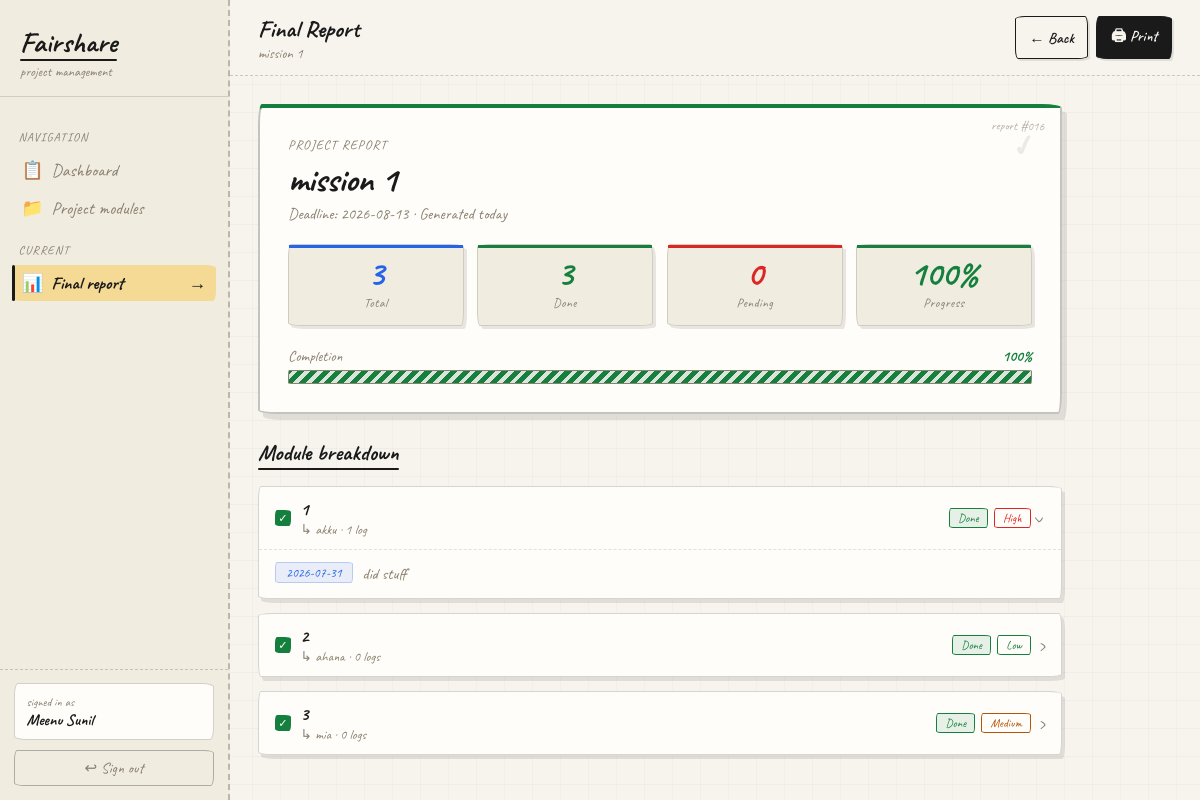
Screenshot of /project/16/report (signed in) with the database file from the repository.
### tables this page shows
CREATE TABLE projects (id INTEGER PRIMARY KEY AUTOINCREMENT, name TEXT NOT NULL, deadline TEXT, user_id INTEGER);

CREATE TABLE modules (id INTEGER PRIMARY KEY AUTOINCREMENT, name TEXT NOT NULL, project_id INTEGER, assigned_member_id INTEGER, completed INTEGER DEFAULT 0, priority TEXT DEFAULT 'Medium', FOREIGN KEY (project_id) REFERENCES projects(id) ON DELETE CASCADE, FOREIGN KEY (assigned_member_id) REFERENCES members(id));

CREATE TABLE members (id INTEGER PRIMARY KEY AUTOINCREMENT, name TEXT NOT NULL, project_id INTEGER, FOREIGN KEY (project_id) REFERENCES projects(id) ON DELETE CASCADE);

CREATE TABLE module_updates (id INTEGER PRIMARY KEY AUTOINCREMENT, module_id INTEGER, update_date TEXT, update_text TEXT, FOREIGN KEY (module_id) REFERENCES modules(id) ON DELETE CASCADE);

### app.py (the view)
@app.route("/project/<int:project_id>/report")
@login_required
def project_report(project_id):
    if not owns_project(project_id):
        return redirect(url_for("home"))
    conn = get_db_connection()
    project = conn.execute("SELECT * FROM projects WHERE id = ?", (project_id,)).fetchone()
    modules  = conn.execute("""
        SELECT m.*, mem.name as member_name
        FROM modules m
        LEFT JOIN members mem ON m.assigned_member_id = mem.id
        WHERE m.project_id = ?
    """, (project_id,)).fetchall()
    total, completed, progress = get_project_progress(conn, project_id)
    updates = {}
    for m in modules:
        updates[m["id"]] = conn.execute(
            "SELECT * FROM module_updates WHERE module_id = ? ORDER BY update_date ASC", (m["id"],)
        ).fetchall()
    conn.close()
    return render_template(
        "final_report.html",
        project=project,
        modules=modules,
        updates=updates,
        progress=progress,
        total=total,
        completed=completed,
        user_name=session.get("user_name")
    )

### app.py (called while the page is built)
def get_db_connection():
    conn = sqlite3.connect(DB_PATH, timeout=30)
    conn.row_factory = sqlite3.Row
    conn.execute("PRAGMA journal_mode=WAL")
    conn.execute("PRAGMA foreign_keys = ON")  # Always on, not just in delete routes
    return conn

def login_required(f):
    @wraps(f)
    def decorated(*args, **kwargs):
        if "user_id" not in session:
            return redirect(url_for("login"))
        return f(*args, **kwargs)
    return decorated

def owns_project(project_id):
    conn = get_db_connection()
    project = conn.execute(
        "SELECT user_id FROM projects WHERE id = ?", (project_id,)
    ).fetchone()
    conn.close()
    if not project:
        return False
    return project["user_id"] is None or project["user_id"] == session.get("user_id")

def get_project_progress(conn, project_id):
    modules = conn.execute(
        "SELECT completed FROM modules WHERE project_id = ?", (project_id,)
    ).fetchall()
    total = len(modules)
    completed = sum(1 for m in modules if m["completed"])
    progress = int((completed / total) * 100) if total > 0 else 0
    return total, completed, progress

### templates/final_report.html (shortened to what this page needs)
<!DOCTYPE html>
<html lang="en">
<head>
</head>
<body>
  <aside class="sidebar">
    <div class="sb-logo">
      <div class="sb-logo-name">Fairshare</div>
      <div class="sb-logo-sub">project management</div>
    </div>
    <nav class="sb-nav">
      <div class="sb-section">Navigation</div>
      <a href="{{ url_for('home') }}" class="sb-item"><span>📋</span> Dashboard <span class="sb-item-arrow">→</span></a>
      <a href="{{ url_for('project_modules', project_id=project.id) }}" class="sb-item"><span>📁</span> Project modules <span class="sb-item-arrow">→</span></a>
      <div class="sb-section">Current</div>
      <div class="sb-item active"><span>📊</span> Final report <span class="sb-item-arrow">→</span></div>
    </nav>
    <div class="sb-footer">
      <div class="sb-user-card">
        <div class="sb-user-label">signed in as</div>
        <div class="sb-user-name">{{ user_name }}</div>
      </div>
      <form action="{{ url_for('logout') }}" method="get" style="margin:0">
        <button type="submit" class="sb-logout">↩ Sign out</button>
      </form>
    </div>
  </aside>
  <div class="main">
    <header class="topbar">
      <div>
        <div class="tb-title">Final Report</div>
        <div class="tb-sub">{{ project.name }}</div>
      </div>
      <div class="tb-acts">
        <a href="{{ url_for('project_modules', project_id=project.id) }}" class="sketch-btn btn-ghost">← Back</a>
        <button class="sketch-btn btn-ink" onclick="window.print()">🖨 Print</button>
      </div>
    </header>
    <div class="content">
      <div class="report-cover {{ 'complete' if progress==100 else 'in-progress' }}">
        <div class="report-cover-annot">report #{{ '%03d' % project.id }}</div>
        <div class="report-cover-stamp">{{ '✓' if progress==100 else '…' }}</div>
        <div class="report-label">Project Report</div>
        <div class="report-title">{{ project.name }}</div>
        <div class="report-meta">
          {% if project.deadline %}Deadline: {{ project.deadline }} · {% endif %}Generated today
        </div>
        <div class="score-row">
          <div class="score-card">
            <div class="sc-accent" style="background:var(--blue)"></div>
            <div class="sc-val" style="color:var(--blue)">{{ total }}</div>
            <div class="sc-lbl">Total</div>
          </div>
          <div class="score-card">
            <div class="sc-accent" style="background:var(--green)"></div>
            <div class="sc-val" style="color:var(--green)">{{ completed }}</div>
            <div class="sc-lbl">Done</div>
          </div>
          <div class="score-card">
            <div class="sc-accent" style="background:var(--red)"></div>
            <div class="sc-val" style="color:var(--red)">{{ total - completed }}</div>
            <div class="sc-lbl">Pending</div>
          </div>
          <div class="score-card">
            <div class="sc-accent" style="background:{% if progress==100 %}var(--green){% elif progress>=50 %}var(--blue){% else %}var(--amber){% endif %}"></div>
            <div class="sc-val" style="color:{% if progress==100 %}var(--green){% elif progress>=50 %}var(--blue){% else %}var(--amber){% endif %}">{{ progress }}%</div>
            <div class="sc-lbl">Progress</div>
          </div>
        </div>
        <div class="prog-label">
          <span>Completion</span>
          <span style="font-weight:700;color:{% if progress==100 %}var(--green){% elif progress>=50 %}var(--blue){% else %}var(--amber){% endif %}">{{ progress }}%</span>
        </div>
        <div class="prog-bar">
          <div class="prog-fill {% if progress==100 %}hatch-green{% elif progress>=50 %}hatch-blue{% else %}hatch-amber{% endif %}"
               data-target="{{ progress }}%"></div>
        </div>
      </div>
      <div class="section-title">Module breakdown</div>
      {% for module in modules %}
        <div class="module-card" style="animation-delay:{{ loop.index * 0.06 }}s">
          <div class="mc-header" onclick="toggle({{ loop.index0 }})" id="mh-{{ loop.index0 }}">
            <div class="mc-left">
              <div class="mc-check {{ 'done' if module.completed else '' }}">{{ '✓' if module.completed else '' }}</div>
              <div>
                <div class="mc-name">{{ module.name }}</div>
                <div class="mc-assignee">{% if module.member_name %}↳ {{ module.member_name }}{% else %}Unassigned{% endif %} · {{ updates[module.id]|length }} log{{ 's' if updates[module.id]|length != 1 else '' }}</div>
              </div>
            </div>
            <div class="mc-right">
              <span class="mb {{ 'mb-done' if module.completed else 'mb-pend' }}">{{ 'Done' if module.completed else 'Pending' }}</span>
              <span class="mb {% if module.priority=='High' %}mb-red{% elif module.priority=='Low' %}mb-green{% else %}mb-amber{% endif %}">{{ module.priority }}</span>
              <span class="mc-chevron" id="cv-{{ loop.index0 }}">›</span>
            </div>
          </div>
          <div class="mc-body" id="mb-{{ loop.index0 }}">
            <div class="upd-list">
              {% if updates[module.id] %}
                {% for upd in updates[module.id] %}
                  <div class="upd-item">
                    <span class="upd-date">{{ upd.update_date }}</span>
                    <span class="upd-text">{{ upd.update_text }}</span>
                  </div>
                {% endfor %}
              {% else %}
                <div class="no-upd">No entries recorded for this module.</div>
              {% endif %}
            </div>
          </div>
        </div>
      {% endfor %}
    </div>
  </div>
</body>
</html>

### rows the page displays
projects: name "mission 1", id "016", deadline "2026-08-13"
modules: completed "✓", name "1", member_name "akku", updates "1", completed "Done", priority "High"
module_updates: update_date "2026-07-31", update_text "did stuff"
modules: completed "✓", name "2", member_name "ahana", updates "0", id "s", completed "Done", priority "Low"
modules: completed "✓", name "3", member_name "mia", updates "0", id "s", completed "Done", priority "Medium"

### other values shown
{{ user_name }} "Meenu Sunil"
{{ '✓' if progress==100 else '…' }} "✓"
{{ total }} "3"
{{ completed }} "3"
{{ total - completed }} "0"
{{ progress }} "100"
